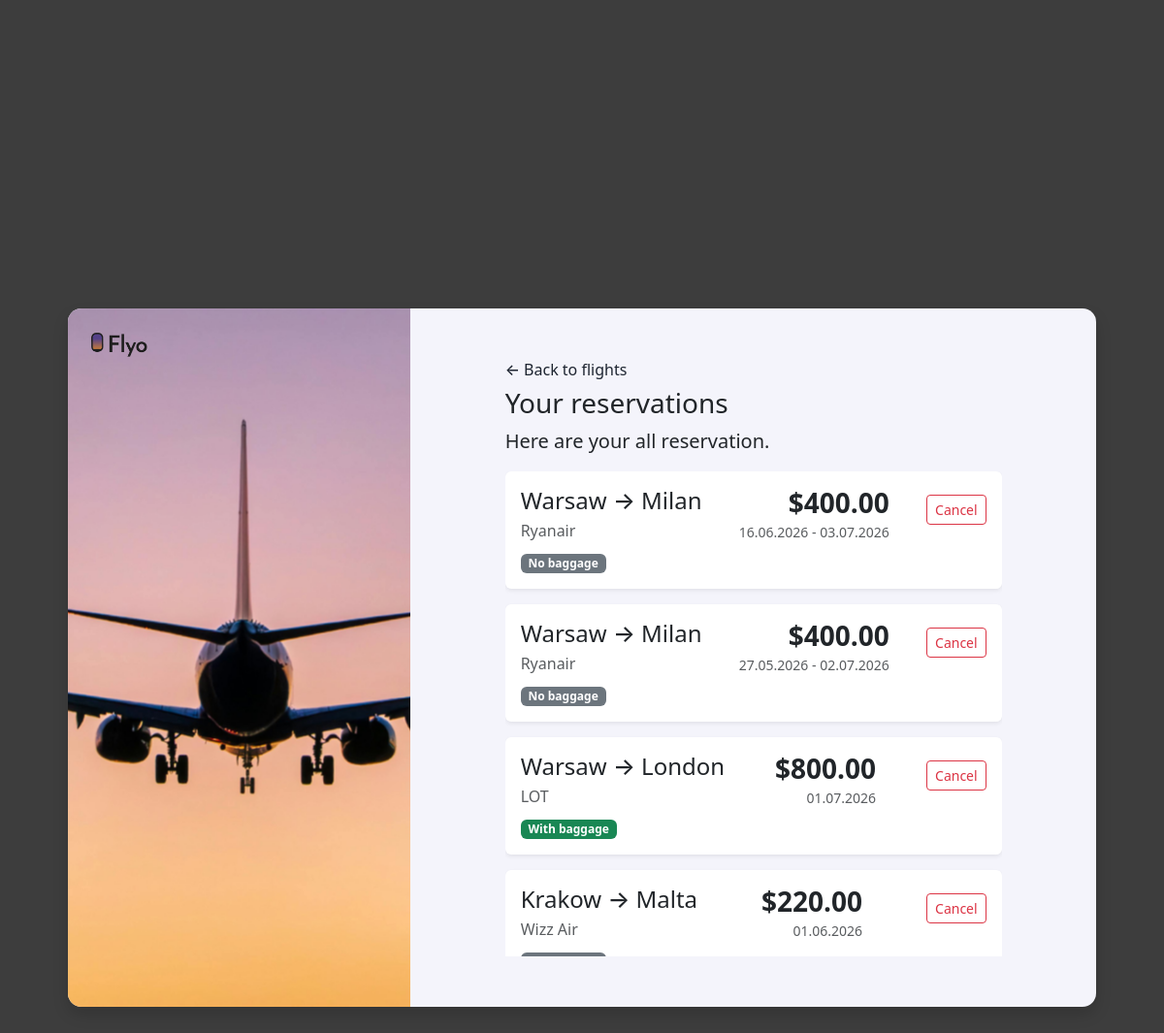
The app's page /reservations/ (signed in), older data.
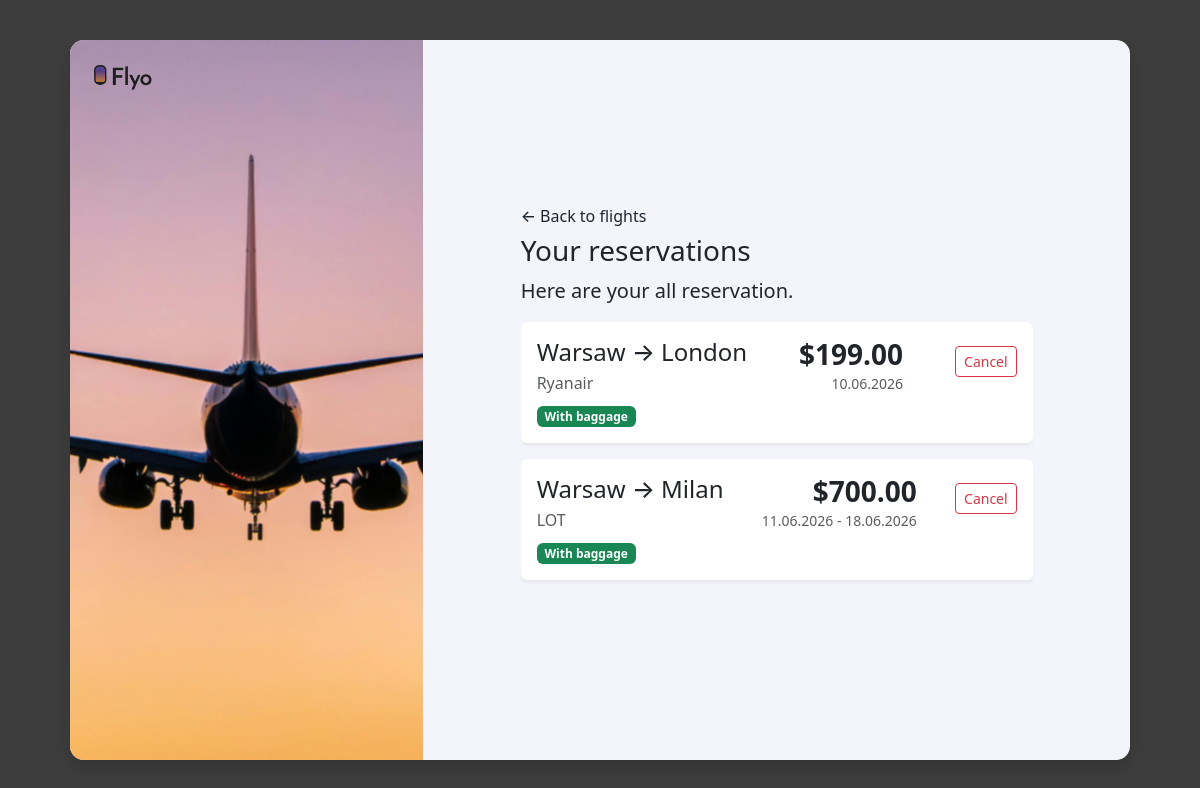
The same page, newer data.
### bookings/models.py (models this page shows, shortened)
class Reservation(models.Model):
    user = models.ForeignKey(User, on_delete=models.CASCADE)
    destination = models.CharField(max_length=100)
    departure_city = models.CharField(max_length=100)
    airline = models.CharField(max_length=100)
    price = models.DecimalField(max_digits=8, decimal_places=2)
    baggage = models.BooleanField(default=True)
    trip_type = models.CharField(max_length=20, default="One way")
    departure_date = models.DateField()
    return_date = models.DateField(null=True, blank=True)
    created_at = models.DateTimeField(auto_now_add=True)

### bookings/views.py (the view)
# urls.py: path('reservations/', views.reservations, name='reservations'),
@login_required
def reservations(request):
    reservations = Reservation.objects.filter(
        user=request.user
    ).order_by("-created_at")
    return render(request, "bookings/reservations.html", {
        "reservations": reservations
    })

### bookings/templates/bookings/reservations.html (shortened to what this page needs)
{% load static %}
<!DOCTYPE html>
<html lang="en">
<head>
    <link href="https://cdn.jsdelivr.net/npm/bootstrap@5.3.3/dist/css/bootstrap.min.css" rel="stylesheet">
    <link rel="stylesheet" href="{% static 'bookings/style.css' %}">
</head>
<body>
<div class="container d-flex justify-content-center align-items-center min-vh-100">
    <div class="row login-card shadow">
        <div class="p-4 col-md-4 left-panel">
            <img src="{% static 'bookings/images/LogoFlyo.png' %}" alt="Logo" width="60">
        </div>
        <div class="col-md-8 d-flex align-items-center justify-content-center">
            <div class="w-75 mx-auto py-4">
                <a href="{% url 'flights' %}" class="back-btn">
                    ← Back to flights
                </a>
                <h3>Your reservations</h3>
                <p class="fs-5">
                     Here are your all reservation.
                </p>
                <div class="scroll-area overflow-auto" style="max-height:500px;">
                {% for reservation in reservations %}
                    <div class="card shadow-sm border-0 mb-3">
                        <div class="card-body">
                            <div class="d-flex justify-content-between align-items-start">
                                <div>
                                    <h4 class="mb-1">
                                        {{ reservation.departure_city }}
                                        →
                                        {{ reservation.destination }}
                                    </h4>
                                    <p class="text-muted mb-2">
                                        {{ reservation.airline }}
                                    </p>
                                    {% if reservation.baggage %}
                                        <span class="badge bg-success">
                                            With baggage
                                        </span>
                                    {% else %}
                                        <span class="badge bg-secondary">
                                            No baggage
                                        </span>
                                    {% endif %}
                                </div>
                                <div class="text-end">
                                    <h3 class="fw-bold mb-0">
                                        ${{ reservation.price }}
                                    </h3>
                                   {% if reservation.return_date %}
                                        <small class="text-muted">
                                            {{ reservation.departure_date|date:"d.m.Y" }} - {{ reservation.return_date|date:"d.m.Y" }}
                                        </small>
                                    {% else %}
                                        <small class="text-muted">
                                            {{ reservation.departure_date|date:"d.m.Y" }}
                                        </small>
                                    {% endif %}
                                </div>
                                 <form method="post"
                                       action="{% url 'cancel_reservation' reservation.id %}"
                                       class="mt-2">
                                     <button type="submit" class="btn btn-outline-danger btn-sm">
                                         Cancel
                                     </button>
                                 </form>
                            </div>
                        </div>
                    </div>
                    {% empty %}
                    <div class="text-center mt-5">
                        <h5>No reservations yet</h5>
                    </div>
                    {% endfor %}
                </div>
            </div>
        </div>
    </div>
</div>
</body>
</html>

### bookings/static/bookings/style.css (style rules this page uses)
body { background: #3D3D3D; min-height: 100vh; }
.login-card { width: 1060px; height: 720px; border-radius: 14px; overflow: hidden; background: #f4f4fb; }
.left-panel { background-image: url("/static/bookings/images/picture.png"); background-size: auto; background-position: center; min-height: 720px; }
.back-btn { color: #1d2430; text-decoration: none; font-weight: 500; display: inline-block; margin-bottom: 6px; }

Row changes from the older to the newer data that the page shows:
removed Reservation: departure_city "Warsaw", destination "Milan", airline "Ryanair", baggage "No baggage", price "400.00", departure_date "16.06.2026", return_date "03.07.2026"
removed Reservation: departure_city "Warsaw", destination "Milan", airline "Ryanair", baggage "No baggage", price "400.00", departure_date "27.05.2026", return_date "02.07.2026"
removed Reservation: departure_city "Warsaw", destination "London", airline "LOT", baggage "With baggage", price "800.00", departure_date "01.07.2026"
removed Reservation: departure_city "Krakow", destination "Malta", airline "Wizz Air", price "220.00", departure_date "01.06.2026"
added Reservation: departure_city "Warsaw", destination "London", airline "Ryanair", baggage "With baggage", price "199.00", departure_date "10.06.2026"
added Reservation: departure_city "Warsaw", destination "Milan", airline "LOT", baggage "With baggage", price "700.00", departure_date "11.06.2026", return_date "18.06.2026"
